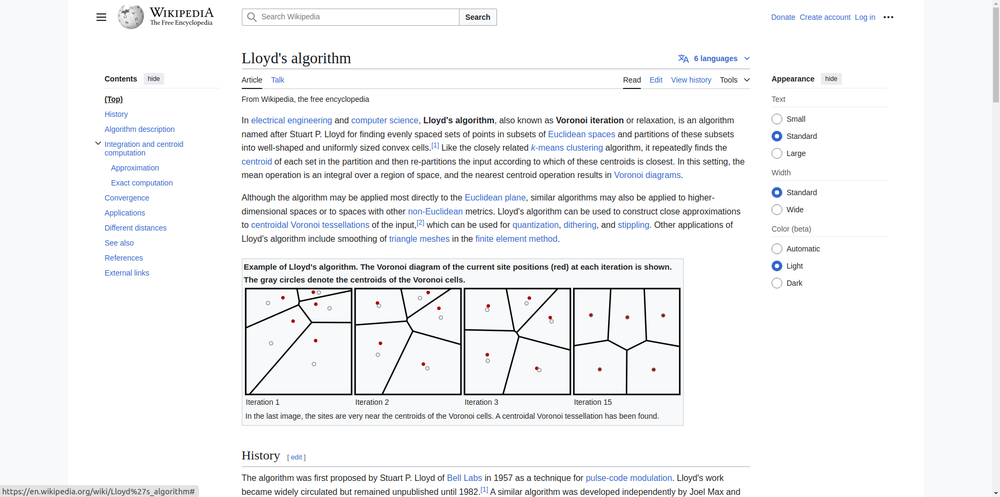
#> input picture learn/lloyds_algorithm/map.png, 1000 x 497 px, shrunk from 1865 x 927 before the run
$ python alg.py
#> lines starting #> are read from the running program, lines starting #| are printed output that depends on the picture
#!/usr/bin/env python3


from typing import Dict, List, Tuple

import cv2
import matplotlib.pyplot as plt
import numpy as np
from scipy.spatial import Voronoi


def load_map(filename: str) -> np.ndarray:
    """
    Load a png file as map.
    """
#> called with filename = 'map.png'
    img = cv2.imread(filename, cv2.IMREAD_COLOR)
#> img is the input picture: shape (497, 1000, 3); mean B, G, R 244.8, 243.7, 243.1
    # Convert to binary image
    img = cv2.cvtColor(img, cv2.COLOR_BGR2GRAY)
#> img: shape (497, 1000)
    img = cv2.threshold(img, 200, 255, cv2.THRESH_BINARY)[1]
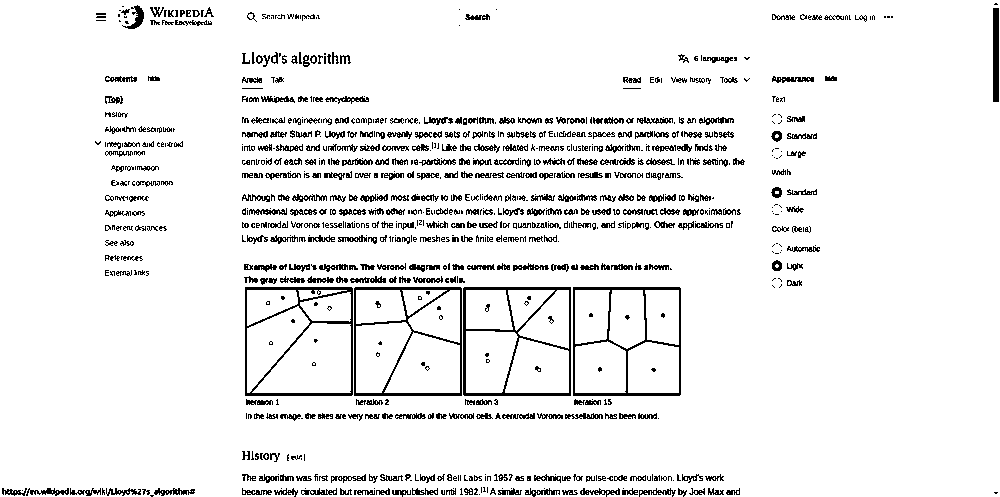
#> img: shape (497, 1000); 92.9% white; black in thin lines or dots
    return img


def initialize_points(img: np.ndarray, k: int) -> np.ndarray:
    """
    Initialize the k points.
    """
#> called with k = 10
    points = []
    for i in range(k):
        x = np.random.randint(0, img.shape[0])
        y = np.random.randint(0, img.shape[1])
        while img[x, y] == 0:
            x = np.random.randint(0, img.shape[0])
            y = np.random.randint(0, img.shape[1])
        points.append((x, y))
    return np.array(points)


def compute_centroids(vor: Voronoi, img: np.ndarray) -> np.ndarray:
    """
    Compute the centroids of the Voronoi cells.
    """
    centroids = []
    for region in vor.regions:
        if not region or -1 in region:
            continue
        polygon = [vor.vertices[i] for i in region]
        polygon = np.array(polygon)
        # Compute the centroid of the polygon
        centroid = np.mean(polygon, axis=0)
        x, y = int(centroid[0]), int(centroid[1])
        # Ensure the centroid is within the image bounds and not in an obstacle
        if 0 <= x < img.shape[1] and 0 <= y < img.shape[0] and img[y, x] != 0:
            centroids.append([x, y])
    return np.array(centroids)


def one_iter(points: np.ndarray, img: np.ndarray, k: int) -> np.ndarray:
    """
    Perform Lloyd's algorithm to refine the points.
    """
    vor = Voronoi(points)
    centroids = compute_centroids(vor, img)
    if len(centroids) == k:
        points = centroids
    return points


def lloyds_algorithm(points: np.ndarray, img: np.ndarray, k: int) -> np.ndarray:
    """
    Perform Lloyd's algorithm.
    """
    for _ in range(100):
        points = one_iter(points, img, k)
    return points


def make_colors(n: int) -> List[Tuple[float, float, float]]:
    """
    Make n colors.
    """
    colors = []
    for i in range(n):
        r = np.random.rand()
        g = np.random.rand()
        b = np.random.rand()
        colors.append((r, g, b))
    return colors


def show_img(
    img: np.ndarray,
    colors: List[Tuple[float, float, float]],
    points: np.ndarray,
    _cells: Dict[int, List[Tuple[int, int]]],
):
    """
    Show the image. With points.
    """
    # image
    plt.imshow(img, cmap="gray")

    # points
    plt.scatter(points[:, 1], points[:, 0], c="r", marker="+")

    # cells
    print(f"{len(_cells)=}")
    if _cells is not None:
        for i_p, cell in enumerate(_cells.values()):
            print(cell)
            if len(cell) == 0:
                continue
            npcell = np.array(cell)
            plt.fill(npcell[:, 1], npcell[:, 0], color=colors[i_p], alpha=0.5)

    # simplify plot
    plt.axis("off")
    plt.subplots_adjust(left=0, right=1, top=1, bottom=0)
    plt.show()


if __name__ == "__main__":
    np.random.seed(0)
    img = load_map("map.png")
    n_nodes = 10
    n_iterations = 100
    points = initialize_points(img, n_nodes)
#> points = [[172, 559], [117, 192], [323, 763], [195, 359], [9, 723], [277, 754], [292, 599], [70, 472], [88, 396], [314, 705]]
    points = lloyds_algorithm(points, img, n_nodes)
    colors = make_colors(n_nodes)
    show_img(img, colors, points, {})
#| len(_cells)=0
#> in show_img, `plt.show()`:
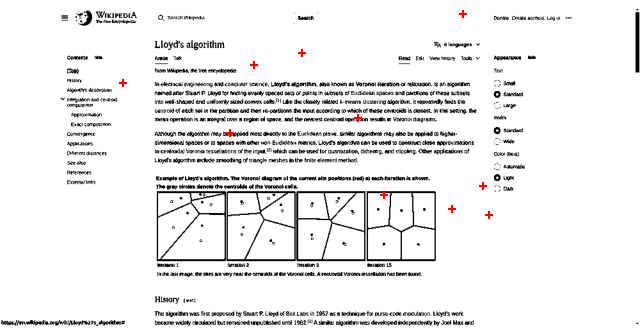
#> figure drawn by matplotlib, 1 panel
